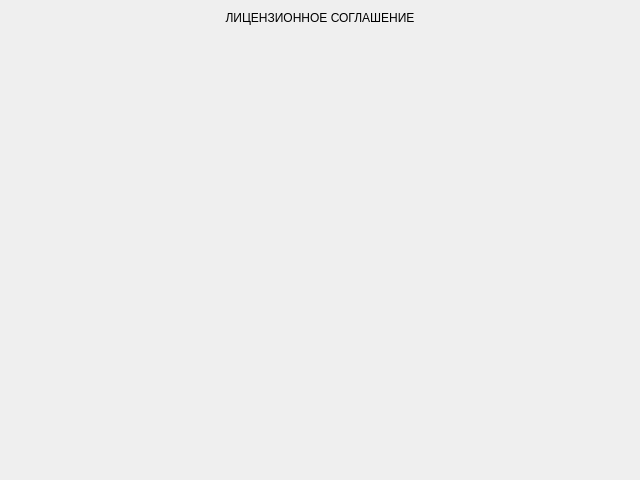
<?xml version="1.0" encoding="UTF-8"?>
<ui version="4.0">
 <class>license_window</class>
 <widget class="QWidget" name="license_window">
  <property name="geometry">
   <rect>
    <x>0</x>
    <y>0</y>
    <width>640</width>
    <height>480</height>
   </rect>
  </property>
  <property name="windowTitle">
   <string>Form</string>
  </property>
  <layout class="QVBoxLayout" name="verticalLayout">
   <item>
    <widget class="QLabel" name="label">
     <property name="text">
      <string>ЛИЦЕНЗИОННОЕ СОГЛАШЕНИЕ</string>
     </property>
     <property name="alignment">
      <set>Qt::AlignCenter</set>
     </property>
    </widget>
   </item>
   <item>
    <spacer name="verticalSpacer">
     <property name="orientation">
      <enum>Qt::Vertical</enum>
     </property>
     <property name="sizeHint" stdset="0">
      <size>
       <width>20</width>
       <height>40</height>
      </size>
     </property>
    </spacer>
   </item>
  </layout>
 </widget>
 <resources/>
 <connections/>
</ui>
